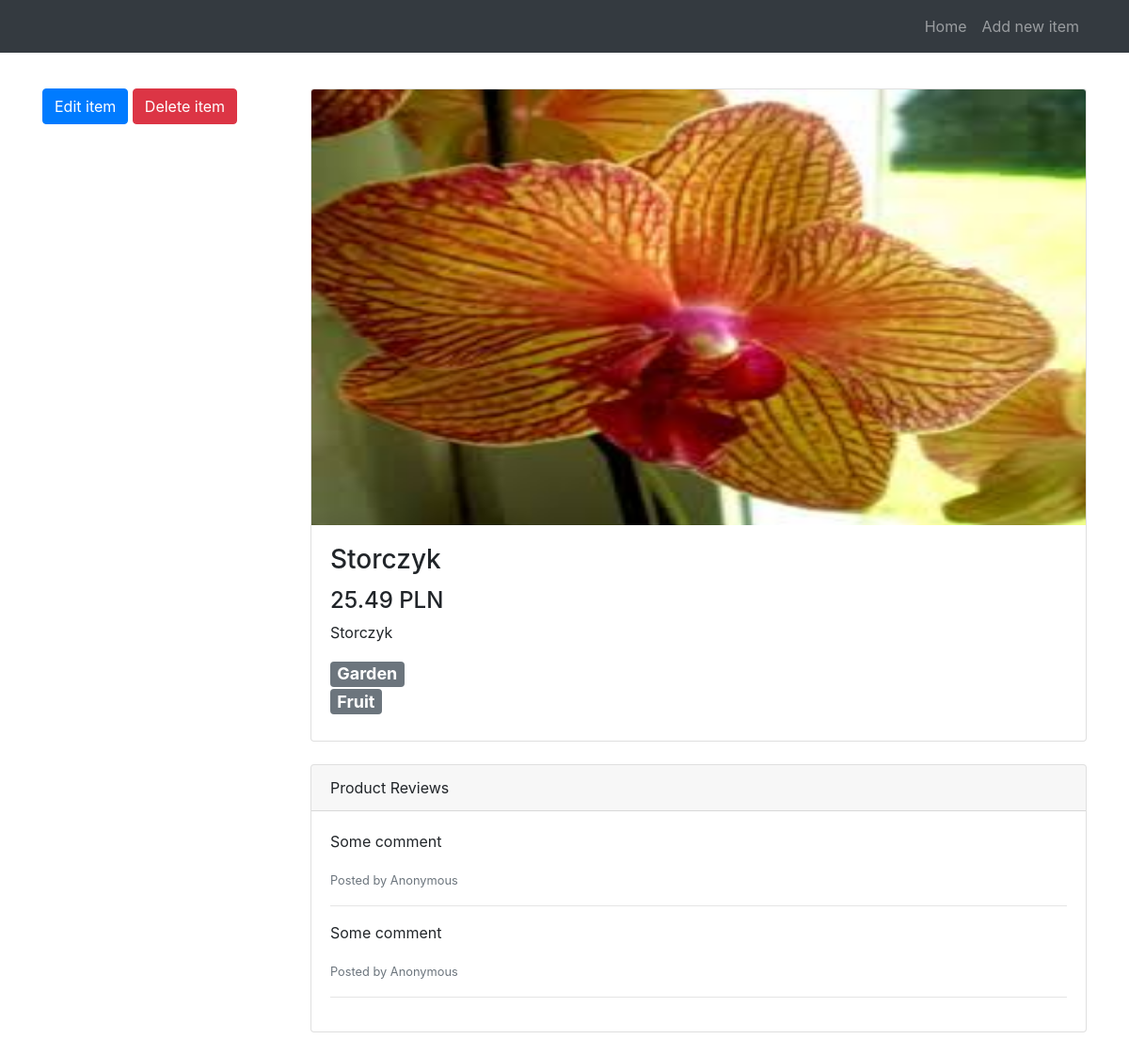
Before: /items/7 with the older database file.
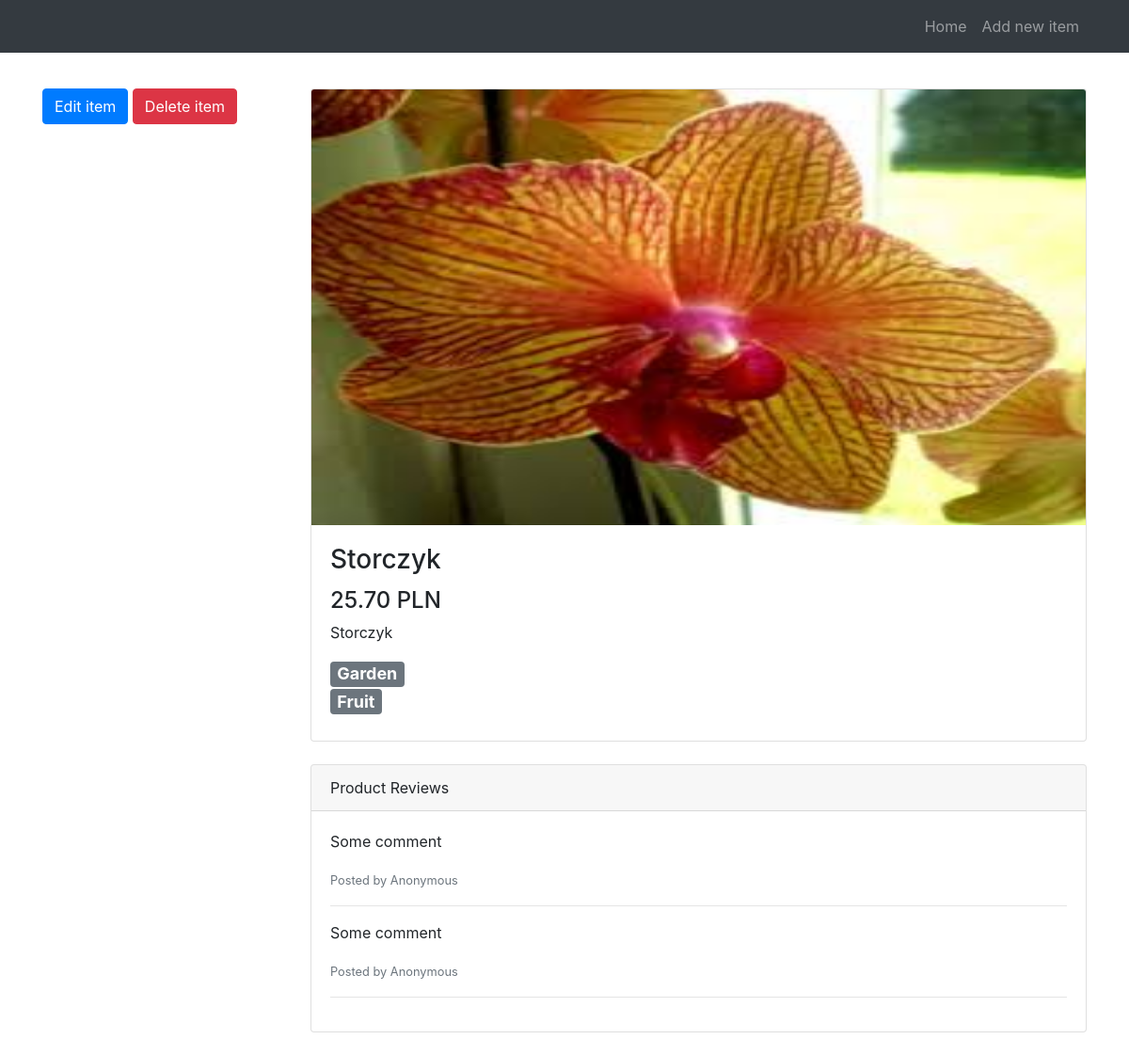
After: the same page with the newer database file.
### tables this page shows
CREATE TABLE items (
    id INTEGER PRIMARY KEY AUTOINCREMENT,
    title TEXT,
    description TEXT,
    price REAL,
    image TEXT,
    category_id INTEGER,
    subcategory_id INTEGER,
    FOREIGN KEY (category_id) REFERENCES categories (id),
    FOREIGN KEY (subcategory_id) REFERENCES subcategories (id)
);

### alegrosz/views/item_views.py (the view)
@item_bp.route("/<int:item_id>")
def item(item_id):
    c = get_db().cursor()
    c.execute("""SELECT
        i.id, i.title, i.description, i.price, i.image, c.name, s.name
        FROM
        items AS i
        INNER JOIN categories AS c ON i.category_id = c.id
        INNER JOIN subcategories AS s ON i.subcategory_id = s.id
        WHERE i.id = ?""", (item_id,))
    row = c.fetchone()
    try:
        good = {
            "id": row[0],
            "title": row[1],
            "description": row[2],
            "price": row[3],
            "image": row[4],
            "category": row[5],
            "subcategory": row[6]
        }
    except IndexError:
        good = {}
    if good:
        delete_item_form = DeleteItemForm()
        return render_template("item.html", item=good, deleteItemForm=delete_item_form)
    return redirect(url_for('main.home'))

### alegrosz/forms/item_forms.py
class DeleteItemForm(FlaskForm):
    submit = SubmitField("Delete item")

### alegrosz/__init__.py (called while the page is built)
@app.teardown_appcontext
def close_connection(exception):
    db = getattr(g, "_database", None)
    if db is not None:
        db.close()

### alegrosz/dbs/dbs.py (called while the page is built)
def get_db():
    db = getattr(g, "_database", None)
    if db is None:
        db_abs_path = os.path.dirname(os.path.realpath(__file__))
        db_path = os.path.join(db_abs_path, 'alegrosz.db')
        db = g._database = sqlite3.connect(db_path)
    return db

### alegrosz/templates/item.html (shortened to what this page needs)
{% extends 'base.html' %}
{% block content %}
<div class="row">
    <div class="col-lg-3 my-4">
        <a href="{{ url_for('item.edit_item', item_id=item.id ) }}" class="btn btn-primary">Edit item</a>
        <form class="delete-form" method="POST" action="{{ url_for('item.delete_item', item_id=item.id) }}">
            {{ deleteItemForm.submit(class="btn btn-danger") }}
        </form>
    </div>
    <div class="col-lg-9">
        <div class="card mt-4">
            <div class="embed-responsive embed-responsive-16by9">
                <img class="card-img-top embed-responsive-item"
                     src="{% if item.image %}{{ url_for('main.uploads', filename=item.image) }}{% else %}{{ url_for('static', filename='images/placeholder.png') }}{% endif %}">
            </div>
            <div class="card-body">
                <h3 class="card-title">{{ item.title }}</h3>
                <h4>{{ "%.2f PLN" | format(item.price) }}</h4>
                <p class="card-text">{{ item.description }}</p>
                <h4>
                    <div class="badge badge-secondary">{{ item.category }}</div>
                    <br>
                    <div class="badge badge-secondary">{{ item.subcategory }}</div>
                </h4>
            </div>
        </div>
        <div class="card card-outline-secondary my-4">
            <div class="card-header">
                Product Reviews
            </div>
            <div class="card-body">
                <p>Some comment</p>
                <small class="text-muted">Posted by Anonymous</small>
                <hr>
                <p>Some comment</p>
                <small class="text-muted">Posted by Anonymous</small>
                <hr>
            </div>
        </div>
    </div>
</div>
{% endblock %}

Changed rows visible on the page:
changed items "Storczyk": price "25.49 PLN" → "25.70 PLN"
